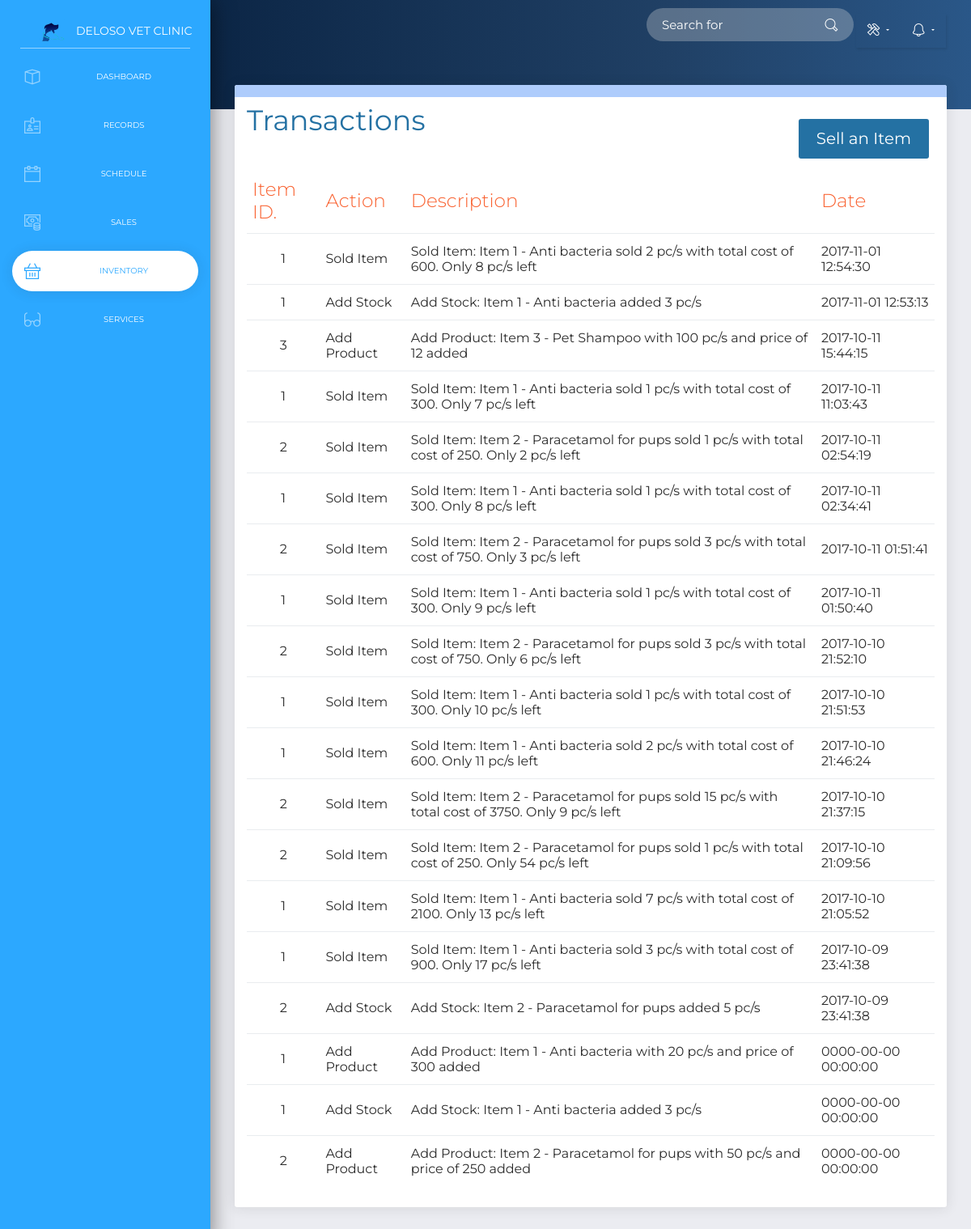
The page /index.php/vetclinic/history on the database as committed earlier.
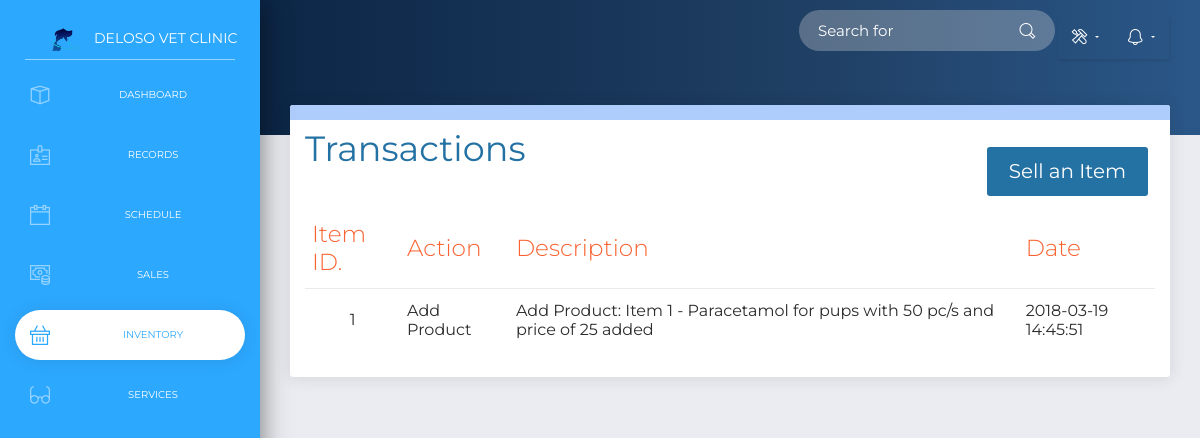
The same page on the database as committed later.
### tables this page shows
CREATE TABLE `itemhistory` (
  `id` int(11) NOT NULL,
  `itemid` int(11) UNSIGNED NOT NULL,
  `action` varchar(30) NOT NULL,
  `description` text NOT NULL,
  `date` datetime NOT NULL DEFAULT CURRENT_TIMESTAMP,
  `qty` int(20) NOT NULL,
  `total_cost` decimal(20,2) NOT NULL
);

### application/controllers/vetclinic.php (called while the page is built, shortened)
<?php
class vetclinic extends CI_Controller {
	public function __construct(){
			$this->load->model('vet_model','vet_model');
			$this->load->model('itemstock','itemstock');
			$this->load->model('history','history');
			$this->load->model('services','services');
			$this->load->model('itemhistory','itemhistory');
	}
	public function history(){
				$data['stock'] = $this->itemstock->read();
				$data['title']='Transactions History';
				$data['itemhistory']=$this->itemhistory->read();
				$data['notif']=$this->vet_model->notification();
				$record_data['notif']=$this->vet_model->notification();
				$record_data['events'] = $this->vet_model->getEventsByDate(date("Y-m-d"));
				$record_data['eventCounter'] = count($record_data['events']);
				$record_data['items'] = $this->vet_model->getAllZeroitems();
				$this->load->view('include/header2',$data);
				$this->load->view('clinic/historyview2',['data'=>$data,'record_dat'=>$record_data]);
				$this->load->view('include/footer');
	}
}
?>

### index.php (called while the page is built, shortened)
<?php
require_once BASEPATH.'core/CodeIgniter.php';

### application/models/itemstock.php (called while the page is built, shortened)
<?php
class itemstock extends CI_Model {
	private $table = "itemstock";
	public function read($condition=null,$selector=null){
		if($selector==null) $selector = '*';
		$this->db->select($selector);
		$this->db->from($this->table);
		$query=$this->db->get();
		return $query->result_array();
	}
}

### application/models/itemhistory.php (called while the page is built, shortened)
<?php
class itemhistory extends CI_Model {
	private $table = "itemhistory";
	public function read($condition=null,$selector=null){
		if($selector==null) $selector = '*';
		$this->db->select($selector);
		$this->db->from($this->table);
		$this->db->order_by('date','desc');
		$query=$this->db->get();
		return $query->result_array();
	}
}

### application/models/vet_model.php (called while the page is built, shortened)
	<?php
		class vet_model extends CI_Model{
			public function getAllZeroitems(){
				$this->db->select('a.itemid,b.item_id,sum(b.item_qty) as "qty"');
				$this->db->from('itemstock a');
				$this->db->join('item_instance b','a.itemid = b.item_id','left outer');
				$this->db->having('sum(b.item_qty) =','0');
				$query = $this->db->get();
				return $query->result_array();
			}
			public function notification(){
				$today =date("Y-m-d");
				$this->db->select('a.itemid,b.item_id,sum(b.item_qty) as "qty"');
				$this->db->from('itemstock a');
				$this->db->join('item_instance b','a.itemid = b.item_id','left outer');
				$this->db->having('sum(b.item_qty) =','0');
				$query = $this->db->get();
				$invent= $query->num_rows();
				$this->db->from('schedule');
				$this->db->where('startdate =',$today);
				$query2 = $this->db->get();
				$sched= $query2->num_rows();
				return ($sched+$invent);
			}
		public function getEventsByDate($date){
			$this->db->where("CAST(startdate as date) = '$date'");
			$query = $this->db->get("schedule");
			return $query->result_array();
		}
	}
?>

### application/views/clinic/historyview2.php (the view, shortened to what the changed rows need)
<!DOCTYPE html>
<html lang="en">
<body class="">
    <div class="wrapper ">
        <div class="main-panel">
            <div class="content">
                <div class="row">
                    <div class="col-md-12">
                        <div class="card">
                            <div class="card-header">
                                <h2 class="card-title">Transactions</h2>
                            </div>
                            <div class="card-body">
                                <div class="table-responsive">
                                    <table class="table table-list-search" >
                                        <thead>
                                        <tr>
                                            <th colspan="4">
                                                <div id="addbutn">
                                                    <button type="button" class="btn btn-md"  data-toggle="modal" data-target="#myModalHistory">
                                                        Sell an Item
                                                    </button>
                                                </div>
                                            </th>
                                        </tr>
                                        <tr>
                                            <th class="text-primary">Item ID.</th>
                                            <th class="text-primary">Action</th>
                                            <th class="text-primary">Description</th>
                                            <th class="text-primary">Date</th>
                                        </tr>
                                    </thead>
                                        <tbody>
                                        <?php
                                                foreach($data['itemhistory'] as $r){
                                                    echo '  <tr>
                                                            <td style="text-align:center;">'.$r['itemid'].'</td>
                                                            <td style="text-align:left;">'.$r['action'].'</td>
                                                            <td style="text-align:left;">'.$r['description'].'</td>
                                                            <td style="text-align:left;">'.$r['date'].'</td>
                                                        </tr>
                                                        ';
                                                }
                                                ?>
                                    </tbody>
                                    </table>
                                </div>
                            </div>
                        </div>
                    </div>
                </div>
            </div>
        </div>
    </div>
</body>
</html>

Rows that differ between the two databases and show on the page:
removed itemhistory: itemid "1", action "Sold Item", description "Sold Item: Item 1 - Anti bacteria sold 2 pc/s with total cost of 600. Only 8 pc/s left", date "2017-11-01 12:54:30"
removed itemhistory: itemid "1", action "Add Stock", description "Add Stock: Item 1 - Anti bacteria added 3 pc/s", date "2017-11-01 12:53:13"
removed itemhistory: itemid "3", action "Add Product", description "Add Product: Item 3 - Pet Shampoo with 100 pc/s and price of 12 added", date "2017-10-11 15:44:15"
removed itemhistory: itemid "1", action "Sold Item", description "Sold Item: Item 1 - Anti bacteria sold 1 pc/s with total cost of 300. Only 7 pc/s left", date "2017-10-11 11:03:43"
removed itemhistory: itemid "2", action "Sold Item", description "Sold Item: Item 2 - Paracetamol for pups sold 1 pc/s with total cost of 250. Only 2 pc/s left", date "2017-10-11 02:54:19"
removed itemhistory: itemid "1", action "Sold Item", description "Sold Item: Item 1 - Anti bacteria sold 1 pc/s with total cost of 300. Only 8 pc/s left", date "2017-10-11 02:34:41"
removed itemhistory: itemid "2", action "Sold Item", description "Sold Item: Item 2 - Paracetamol for pups sold 3 pc/s with total cost of 750. Only 3 pc/s left", date "2017-10-11 01:51:41"
removed itemhistory: itemid "1", action "Sold Item", description "Sold Item: Item 1 - Anti bacteria sold 1 pc/s with total cost of 300. Only 9 pc/s left", date "2017-10-11 01:50:40"
removed itemhistory: itemid "2", action "Sold Item", description "Sold Item: Item 2 - Paracetamol for pups sold 3 pc/s with total cost of 750. Only 6 pc/s left", date "2017-10-10 21:52:10"
removed itemhistory: itemid "1", action "Sold Item", description "Sold Item: Item 1 - Anti bacteria sold 1 pc/s with total cost of 300. Only 10 pc/s left", date "2017-10-10 21:51:53"
removed itemhistory: itemid "1", action "Sold Item", description "Sold Item: Item 1 - Anti bacteria sold 2 pc/s with total cost of 600. Only 11 pc/s left", date "2017-10-10 21:46:24"
removed itemhistory: itemid "2", action "Sold Item", description "Sold Item: Item 2 - Paracetamol for pups sold 15 pc/s with total cost of 3750. Only 9 pc/s left", date "2017-10-10 21:37:15"
removed itemhistory: itemid "2", action "Sold Item", description "Sold Item: Item 2 - Paracetamol for pups sold 1 pc/s with total cost of 250. Only 54 pc/s left", date "2017-10-10 21:09:56"
removed itemhistory: itemid "1", action "Sold Item", description "Sold Item: Item 1 - Anti bacteria sold 7 pc/s with total cost of 2100. Only 13 pc/s left", date "2017-10-10 21:05:52"
removed itemhistory: itemid "1", action "Sold Item", description "Sold Item: Item 1 - Anti bacteria sold 3 pc/s with total cost of 900. Only 17 pc/s left", date "2017-10-09 23:41:38"
removed itemhistory: itemid "2", action "Add Stock", description "Add Stock: Item 2 - Paracetamol for pups added 5 pc/s", date "2017-10-09 23:41:38"
removed itemhistory: itemid "1", action "Add Stock", description "Add Stock: Item 1 - Anti bacteria added 3 pc/s", date "0000-00-00 00:00:00"
removed itemhistory: itemid "2", action "Add Product", description "Add Product: Item 2 - Paracetamol for pups with 50 pc/s and price of 250 added", date "0000-00-00 00:00:00"
changed itemhistory "Add Product": description "Add Product: Item 1 - Anti bacteria with 20 pc/s and price of 300 added" → "Add Product: Item 1 - Paracetamol for pups with 50 pc/s and price of 25 added"; date "0000-00-00 00:00:00" → "2018-03-19 14:45:51"
